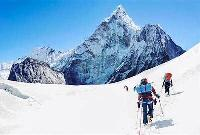
#> input picture Project - Implementasi Segmentasi/Everest mountain.jpg, 200 x 135 px, found by its file name
$ python 'Project - Implementasi Segmentasi.py'
#> lines starting #> are read from the running program, lines starting #| are printed output that depends on the picture
import numpy as np
import matplotlib.pyplot as plt
from imageio import imread
from scipy.ndimage import sobel

def sobel_edge_detection(image):
    sobel_x = sobel(image, axis=0)
    sobel_y = sobel(image, axis=1)
    edges = np.hypot(sobel_x, sobel_y)
    edges = (edges / edges.max()) * 255  # Normalize edges to 0-255
    return edges.astype(np.uint8)

def thresholding(image, threshold):
    # Apply thresholding using np.where for cleaner code
    return np.where(image > threshold, 255, 0).astype(np.uint8)

def main():
    input_image_path = 'C:/Users/ASUS/Documents/KULIAH/Smester 5/Pengolahan citra digital/Project - Implementasi Segmentasi/Everest mountain.jpg'

    # Read the image in grayscale mode
    image = imread(input_image_path, mode='L')  # Use mode='L' for grayscale
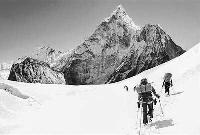
#> image: shape (135, 200); min 1, max 255, mean 180.1

    # Check if the image is loaded correctly
    if image is None:
        print("Error loading image. Please check the file path.")
        return

    # Step 1: Perform Sobel edge detection
    edges = sobel_edge_detection(image)
#> in sobel_edge_detection, `sobel_x = sobel(image, axis=0)`:
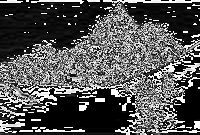
#> sobel_x: shape (135, 200); min 0, max 255, mean 84.8
#> in sobel_edge_detection, `sobel_y = sobel(image, axis=1)`:
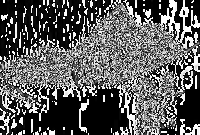
#> sobel_y: shape (135, 200); min 0, max 255, mean 93.1
#> in sobel_edge_detection, `edges = np.hypot(sobel_x, sobel_y)`:
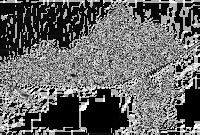
#> edges: shape (135, 200) float16; min 0, max 360.5, mean 145.2; drawn with min black and max white

    # Step 2: Perform basic thresholding on the edge-detected image
    threshold_value = 128  # Example threshold value, can be tuned
    thresholded_image = thresholding(edges, threshold_value)
#> in thresholding, `return np.where(image > threshold, 255, 0).astype(np.uint8)`:
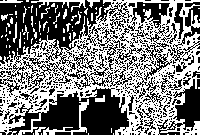
#> returned value: shape (135, 200); 48.3% white in thin lines or dots

    # Display results
    plt.figure(figsize=(12, 6))

    plt.subplot(1, 3, 1)
    plt.title('Original Image')
    plt.imshow(image, cmap='gray')
    plt.axis('off')

    plt.subplot(1, 3, 2)
    plt.title('Sobel Edge Detection')
    plt.imshow(edges, cmap='gray')
    plt.axis('off')

    plt.subplot(1, 3, 3)
    plt.title('Thresholded Image')
    plt.imshow(thresholded_image, cmap='gray')
    plt.axis('off')

    plt.tight_layout()
    plt.show()

    # Analysis
    print("Analysis:")
    print(f"Threshold value used: {threshold_value}")
    print(f"Number of edge pixels (post-thresholding): {np.sum(thresholded_image == 255)}")
#| Number of edge pixels (post-thresholding): 13034
    print(f"Number of non-edge pixels (post-thresholding): {np.sum(thresholded_image == 0)}")
#| Number of non-edge pixels (post-thresholding): 13966

if __name__ == "__main__":
    main()
